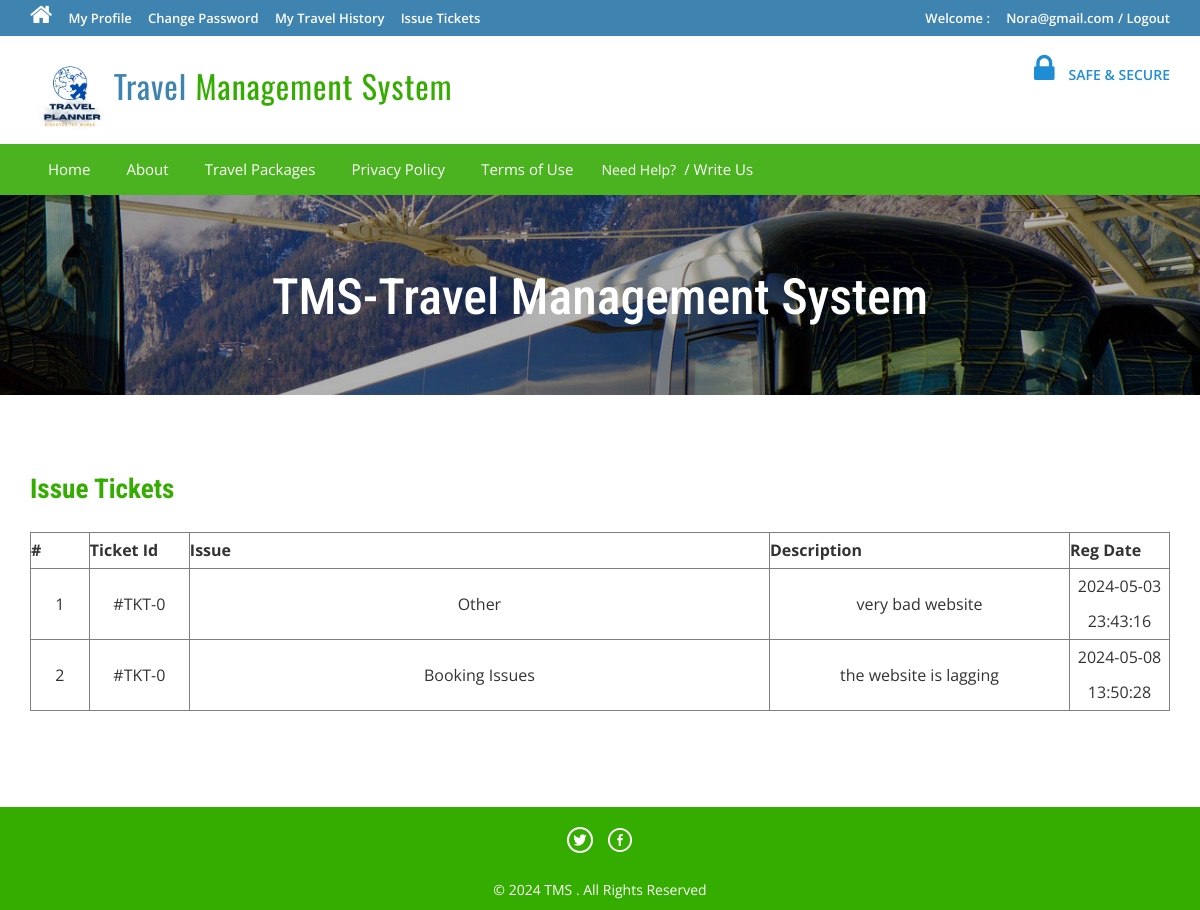
Page /tms/issuetickets.php (signed in) on the committed database.
### tables this page shows
CREATE TABLE `tblissues` (
  `id` int(11) NOT NULL,
  `UserEmail` varchar(100) DEFAULT NULL,
  `Issue` varchar(100) DEFAULT NULL,
  `Description` mediumtext DEFAULT NULL,
  `PostingDate` timestamp NULL DEFAULT current_timestamp()
);

### tms/issuetickets.php (the view, shortened to what this page needs)
<?php
include ('includes/config.php');
if (strlen($_SESSION['login']) == 0) {
	header('location:index.php');
} else {
	?>
	<!DOCTYPE HTML>
	<html>
	<head>
		<link href="css/bootstrap.css" rel='stylesheet' type='text/css' />
		<link href="css/style.css" rel='stylesheet' type='text/css' />
		<link href="css/font-awesome.css" rel="stylesheet">
		<link href="css/animate.css" rel="stylesheet" type="text/css" media="all">
	</head>
	<body>
		<div class="top-header">
			<?php include ('includes/header.php'); ?>
			<div class="banner-1 ">
				<div class="container">
					<h1 class="wow zoomIn animated animated" data-wow-delay=".5s"
						style="visibility: visible; animation-delay: 0.5s; animation-name: zoomIn;">TMS-Travel Management
						System</h1>
				</div>
			</div>
			<div class="privacy">
				<div class="container">
					<h3 class="wow fadeInDown animated animated" data-wow-delay=".5s"
						style="visibility: visible; animation-delay: 0.5s; animation-name: fadeInDown;">Issue Tickets</h3>
					<form name="chngpwd" method="post" onSubmit="return valid();">
						<p>
						<table border="1" width="100%">
							<tr align="center">
								<th>#</th>
								<th>Ticket Id</th>
								<th>Issue</th>
								<th>Description</th>
								<th>Reg Date</th>
							</tr>
							<?php
							$uemail = $_SESSION['login'];
							$sql = "SELECT * from tblissues where UserEmail=:uemail";
							$query = $dbh->prepare($sql);
							$query->bindParam(':uemail', $uemail, PDO::PARAM_STR);
							$query->execute();
							$results = $query->fetchAll(PDO::FETCH_OBJ);
							$cnt = 1;
							if ($query->rowCount() > 0) {
								foreach ($results as $result) { ?>
									<tr align="center">
										<td><?php echo htmlentities($cnt); ?></td>
										<td width="100">#TKT-<?php echo htmlentities($result->id); ?></td>
										<td><?php echo htmlentities($result->Issue); ?></td>
										<td width="300"><?php echo htmlentities($result->Description); ?></td>
										<td width="100"><?php echo htmlentities($result->PostingDate); ?></td>
									</tr>
									<?php $cnt = $cnt + 1;
								}
							} ?>
						</table>
						</p>
					</form>
				</div>
			</div>
			<?php include ('includes/footer.php'); ?>
	</body>
	</html>
<?php } ?>

### rows in the picture
tblissues: id "0", Issue "Other", Description "very bad website", PostingDate "2024-05-03 23:43:16"
tblissues: id "0", Issue "Booking Issues", Description "the website is lagging", PostingDate "2024-05-08 13:50:28"

### other values in the picture
$_SESSION['login'] "Nora@gmail.com"
